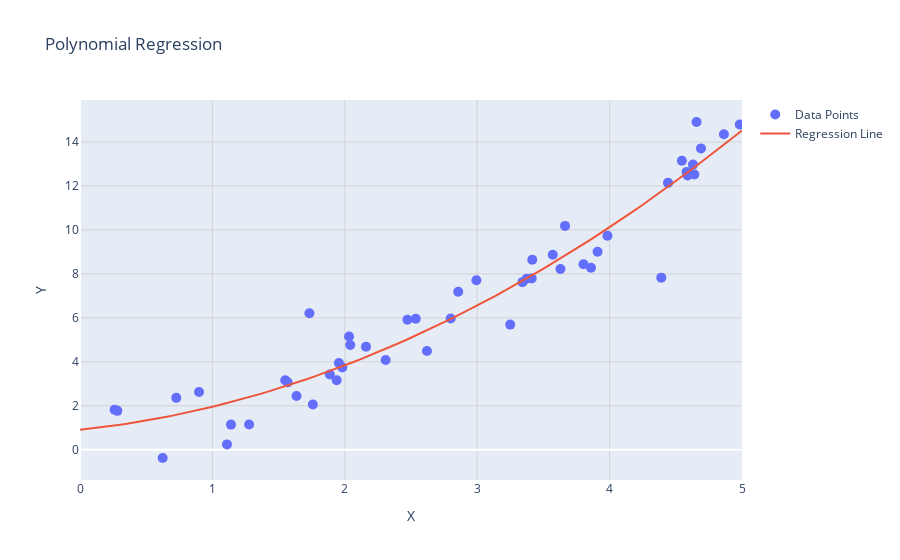

The cell this chart's notebook holds for it:
### Markdown cell above
We should import essential libraries for conducting Polynomial Regression.

Python libraries streamline data handling and enable the execution of both standard and intricate tasks with minimal code.
![Alt Text](images/photo.png)
<br>
Pandas: Facilitates the loading of data frames in a 2D array format and offers various functions for efficient analysis. <br>
Numpy: Employs fast array operations, enabling swift computations for large datasets.<br>
Matplotlib/Seaborn: used for creating visualizations.<br>
Scikit-learn (Sklearn): A comprehensive module comprising pre-implemented functions for tasks ranging from data preprocessing to model development and evaluation.

### Code cell
import numpy as np
import plotly.graph_objects as go

# Generate random data points
np.random.seed(50)  # Set seed for reproducibility
x = np.random.rand(50) * 5  # Random values between 0 and 5

# Create a parabolic relation for y with some random noise
y = 2 + 0.5 * x**2 + np.random.normal(0, 1, 50)  # Quadratic relation with noise

# Perform quadratic regression
coefficients = np.polyfit(x, y, 2)

# Create regression line
start = 0
end = 5
M = 100
XO = np.linspace(start, end, num=M)
yO = np.polyval(coefficients, XO)

# Plot using Plotly
fig = go.Figure()

# Scatter plot of the original data points
fig.add_trace(go.Scatter(x=x, y=y, mode='markers', marker=dict(size=10), name='Data Points'))

# Plot the regression line
fig.add_trace(go.Scatter(x=XO, y=yO, mode='lines', name='Regression Line'))

# Set plot title and axis labels
fig.update_layout(title='Polynomial Regression', xaxis_title='X', yaxis_title='Y')

# Set the x and y-axis limits
fig.update_xaxes(range=[start, end])
fig.update_yaxes(range=[min(y) - 1, max(y) + 1])  # Adjust y-axis limits based on data range

# Add grid lines to the plot
fig.update_layout(xaxis=dict(showgrid=True, gridwidth=1, gridcolor='LightGray'),
                  yaxis=dict(showgrid=True, gridwidth=1, gridcolor='LightGray'))

# Show the interactive plot
fig.show()

### Figure 1 — Plotly figure (JSON) as saved in the notebook; plotly's stock layout.template omitted (floating-point values rounded to 4 significant figures)
{"data": [{"marker": {"size": 10}, "mode": "markers", "name": "Data Points", "type": "scatter", "x": [2.473, 1.14, 1.277, 1.982, 1.887, 4.983, 2.041, 3.859, 3.803, 1.55, 1.733, 1.759, 0.7273, 4.863, 4.546, 2.8, 1.568, 4.441, 3.373, 1.955, 2.536, 2.621, 4.64, 2.857, 3.342, 0.2613, 1.635, 0.282, 0.8991, 4.63, 4.69, 3.57, 3.663, 2.309, 4.657, 2.032, 3.416, 3.25, 2.994, 1.11, 3.412, 4.39, 3.984, 2.16, 4.589, 3.909, 3.629, 0.6243, 4.582, 1.939], "y": [5.915, 1.144, 1.149, 3.744, 3.421, 14.79, 4.767, 8.28, 8.437, 3.162, 6.206, 2.055, 2.36, 14.35, 13.15, 5.971, 3.065, 12.14, 7.775, 3.946, 5.962, 4.49, 12.52, 7.189, 7.622, 1.821, 2.446, 1.769, 2.626, 12.97, 13.71, 8.868, 10.18, 4.083, 14.91, 5.153, 8.64, 5.692, 7.712, 0.2428, 7.789, 7.827, 9.735, 4.683, 12.48, 9.007, 8.221, -0.3761, 12.63, 3.16]}, {"mode": "lines", "name": "Regression Line", "type": "scatter", "x": [0, 0.05051, 0.101, 0.1515, 0.202, 0.2525, 0.303, 0.3535, 0.404, 0.4545, 0.5051, 0.5556, 0.6061, 0.6566, 0.7071, 0.7576, 0.8081, 0.8586, 0.9091, 0.9596, 1.01, 1.061, 1.111, 1.162, 1.212, 1.263, 1.313, 1.364, 1.414, 1.465, 1.515, 1.566, 1.616, 1.667, 1.717, 1.768, 1.818, 1.869, 1.919, 1.97, 2.02, 2.071, 2.121, 2.172, 2.222, 2.273, 2.323, 2.374, 2.424, 2.475, 2.525, 2.576, 2.626, 2.677, 2.727, 2.778, 2.828, 2.879, 2.929, 2.98, 3.03, 3.081, 3.131, 3.182, 3.232, 3.283, 3.333, 3.384, 3.434, 3.485, 3.535, 3.586, 3.636, 3.687, 3.737, 3.788, 3.838, 3.889, 3.939, 3.99, 4.04, 4.091, 4.141, 4.192, 4.242, 4.293, 4.343, 4.394, 4.444, 4.495, 4.545, 4.596, 4.646, 4.697, 4.747, 4.798, 4.848, 4.899, 4.949, 5], "y": [0.9127, 0.9452, 0.9798, 1.017, 1.056, 1.097, 1.14, 1.185, 1.233, 1.282, 1.334, 1.388, 1.444, 1.502, 1.563, 1.625, 1.69, 1.756, 1.825, 1.896, 1.97, 2.045, 2.122, 2.202, 2.284, 2.368, 2.454, 2.542, 2.632, 2.725, 2.819, 2.916, 3.015, 3.116, 3.219, 3.325, 3.432, 3.542, 3.654, 3.767, 3.884, 4.002, 4.122, 4.245, 4.369, 4.496, 4.625, 4.756, 4.889, 5.024, 5.162, 5.301, 5.443, 5.587, 5.733, 5.881, 6.032, 6.184, 6.339, 6.496, 6.654, 6.816, 6.979, 7.144, 7.312, 7.481, 7.653, 7.827, 8.003, 8.181, 8.361, 8.544, 8.728, 8.915, 9.104, 9.295, 9.488, 9.684, 9.881, 10.08, 10.28, 10.49, 10.69, 10.9, 11.11, 11.32, 11.54, 11.75, 11.97, 12.19, 12.42, 12.64, 12.87, 13.1, 13.33, 13.57, 13.8, 14.04, 14.28, 14.52]}], "layout": {"title": {"text": "Polynomial Regression"}, "xaxis": {"gridcolor": "LightGray", "gridwidth": 1, "range": [0, 5], "showgrid": true, "title": {"text": "X"}}, "yaxis": {"gridcolor": "LightGray", "gridwidth": 1, "range": [-1.376, 15.91], "showgrid": true, "title": {"text": "Y"}}}}
